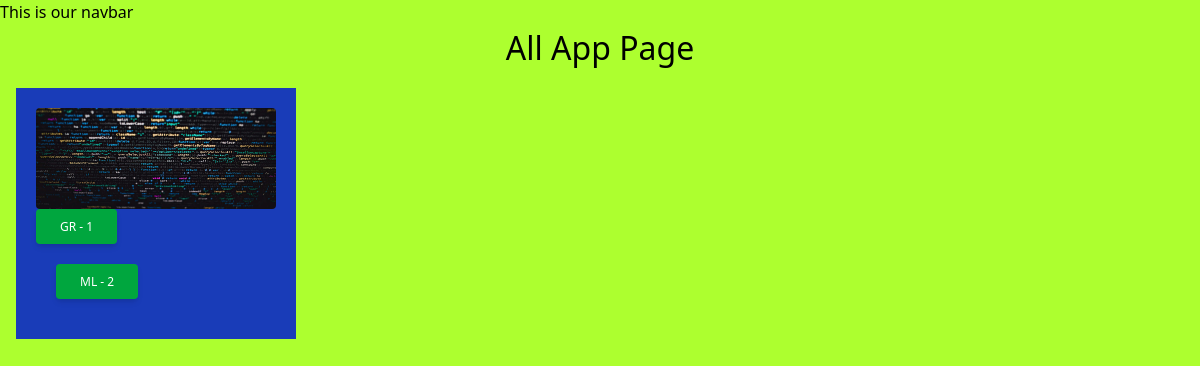
The app's page /app/ with its own data.
### app/models.py (models this page shows, shortened)
class AppVariaty(models.Model):
  CHAI_TYPE_CHOICE = [
    ('ML', 'MASALA'),
    ('GR', 'GINGER'),
    ('KL','KIWI'),
    ('PL','PLAIN'),
    ('EL','ELACHI'),
  ]
  name = models.CharField(max_length= 100)
  image = models.ImageField(upload_to='images/')
  date_added = models.DateTimeField(default=timezone.now)
  type = models.CharField(max_length = 2, choices = CHAI_TYPE_CHOICE)
  description = models.TextField(default="Good Chai")

### app/views.py (the view)
# urls.py: path('' ,views.all_app, name = 'all_app'),
def all_app(request):
  apps = AppVariaty.objects.all()
  return render(request, 'app/all_app.html', {'apps': apps})

### app/templates/app/all_app.html (shortened to what this page needs)
{% extends "layout.html" %}
{% block content %}
<h1>All App Page</h1>
<div class = "grid grid-cols-4 gap-4 m-4">
{% for app in apps %}
  <div class = "bg-blue-800 p-5">
    <img class = "rounded" src = "{{app.image.url}}" alt = "">
    <a href = "{% url 'app_detail' app.id %}">
      <button type="button"
      class = "inline-block px-6 py-2.5 bg-green-600 text-white font-medium text-xs leading-tight uppercase rounded shadow-md hover:bg-green-700 hover:shadow-lg focus:bg-green-700 focus:shadow-lg focus:outline-none focus:ring-0 active:bg-green-800 active:shadow-lg transition duration-150 ease-in-out">
      {{app.type}} - {{app.id}}
    </button>
  </a>
{% endfor  %}
{% endblock %}

### static/style.css (style rules this page uses)
body { background-color: greenyellow; color:black; }
h1 { text-align: center; font-size: 2em; }

### records on screen
AppVariaty: image (picture), type "GR", id "1"
AppVariaty: type "ML", id "2"
